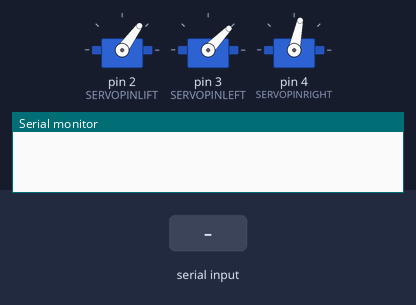
The sketch below on a simulated Arduino Uno, built with avr-gcc and run on an emulated ATmega328P. Parts: 3 × servo, the last lines printed to the serial monitor. Inputs (shaded band) come from the test bench.

Above: at 3.6 s.
3.7 s: "90,45\n" received over Serial
At 4.17 s:
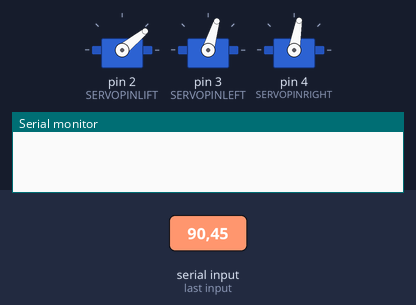
At 5.07 s:
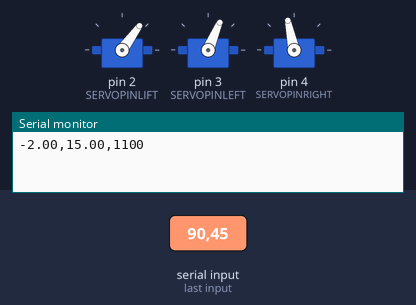
6.7 s: byte 58 (':') received over Serial
9.7 s: byte 101 ('e') received over Serial
At 10.39 s:
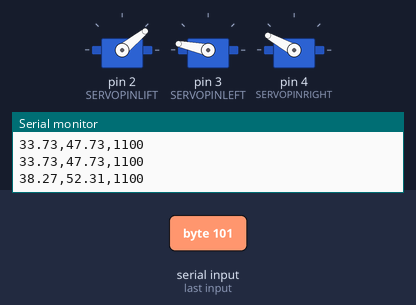
15.7 s: "0\n" received over Serial
18.7 s: "z" received over Serial
At 19.2 s:
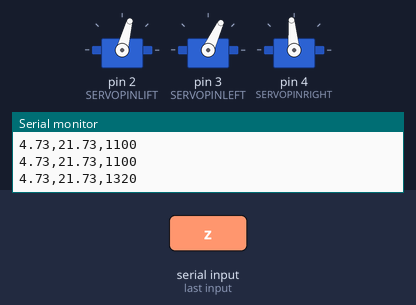
20.4 s: "30,150\n" received over Serial
Timing chart, 0 to 28.5 s (numbered marks = the images above; inputs shaded):
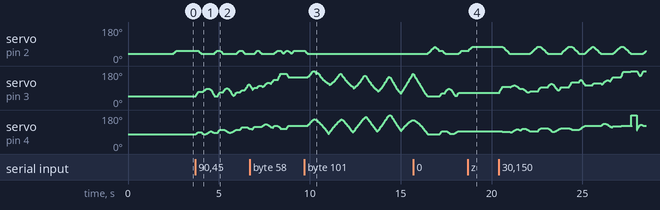

The sketch:

plotclock.ino
```cpp
// Plotclock
// cc - by Johannes Heberlein 2014
// v 1.04
// thingiverse.com/joo   wiki.fablab-nuernberg.de
// units: mm; microseconds; radians
// origin: bottom left of drawing surface
// time library see http://playground.arduino.cc/Code/time
// RTC  library see http://playground.arduino.cc/Code/time
//               or http://www.pjrc.com/teensy/td_libs_DS1307RTC.html


// comment out one of the two following lines
#define CALIBRATION         // enable calibration mode
//#define REALTIMECLOCK     // enable real time clock

// When in calibration mode, adjust the following factor until the servos move exactly 90 degrees
#define SERVOFAKTORLEFT   650
#define SERVOFAKTORRIGHT  680

// Zero-position of left and right servo
// When in calibration mode, adjust the NULL-values so that the servo arms are at all times parallel
// either to the X or Y axis
#define SERVOLEFTNULL   1650
#define SERVORIGHTNULL  500

// some servos operate in reverse direction than others (CW vs CCW)
// if your servos are running in the reverse direction (for example: you get a mirror image on the drawing surface),
// uncomment any of the 2 following lines to fix this.
#define SERVOREVERSELEFT
#define SERVOREVERSERIGHT

// defines the pins where the servo motors are connected
#define SERVOPINLIFT  2
#define SERVOPINLEFT  3
#define SERVOPINRIGHT 4

// lift positions of lifting servo
#define LIFT_DRAWING      950         // on drawing surface
#define LIFT_BETWEEN      1100        // between numbers
#define LIFT_TAKE_SWEEPER 1320        // going towards sweeper

#define DIGITS_SCALE	  0.9
#define DRAWING_HEIGHT  25

// speed of liftimg arm, higher is slower
#define LIFTSPEED 1000

// length of arms
#define L1 35
#define L2 57.1
#define L3 13.2

// origin points of left and right servo
#define O1X 21
#define O1Y -25
#define O2X 48
#define O2Y -25

//
#define PARKX -7
#define PARKY 15
#define ERASEMAXX 60    // erase motion width ?

#include <Time.h> // see http://playground.arduino.cc/Code/time
#include <Servo.h>

#ifdef REALTIMECLOCK
// for instructions on how to hook up a real time clock,
// see here -> http://www.pjrc.com/teensy/td_libs_DS1307RTC.html
// DS1307RTC works with the DS1307, DS1337 and DS3231 real time clock chips.
// Please run the SetTime example to initialize the time on new RTC chips and begin running.

	#include <Wire.h>
	#include <DS1307RTC.h> // see http://playground.arduino.cc/Code/time
#endif

// state variables
int servoLift = 1500;	// current pos of lift servo

Servo servo_lift;
Servo servo_left;
Servo servo_right;

volatile double lastX = 75;
volatile double lastY = PARKY;

volatile int inc = 1;

int last_min = 0;
#ifdef REALTIMECLOCK
void setup_rtc()
{
	//while (!Serial) { ; } // wait for serial port to connect. Needed for Leonardo only

	// Set current time only the first to values, hh,mm are needed
	tmElements_t tm;
	if (RTC.read(tm))
	{
		setTime(tm.Hour,tm.Minute,tm.Second,tm.Day,tm.Month,tm.Year);
		Serial.println("DS1307 time is set OK.");
	}
	else
	{
		if (RTC.chipPresent())
			Serial.println("DS1307 is stopped.  Please run the SetTime example to initialize the time and begin running.");
		else
			Serial.println("DS1307 read error!  Please check the circuitry.");

		// Set current time only the first to values, hh,mm are needed
		setTime(15,05,0,0,0,0);
  }
}
#else
void setup_calibration()
{
	// Set current time only the first to values, hh,mm are needed
	setTime(15,35,0,0,0,0);
}
#endif
void setup()
{
	Serial.begin(9600);
	#ifdef REALTIMECLOCK
		setup_rtc();
	#else
		setup_calibration();
	#endif

	moveTo(PARKX, PARKY);
	lift_drawing();
	servo_lift.attach(SERVOPINLIFT);
	servo_left.attach(SERVOPINLEFT);
	servo_right.attach(SERVOPINRIGHT);
	delay(1000);
}
#ifdef REALTIMECLOCK
int get_tens_digit(int num)
{
	for(int i=0; (i+1)*10 <= num; ++i);
}

int get_units_digit(int tens_digit, int num)
{
	return num - tens_digit*10;
}
void loop_rtc()
{
	int i = 0;
	// wait for minute to change so we can start drawing
	if (last_min != minute())
	{
		int hour1 = get_tens_digit(hour());
		int hour2 = get_units_digit(hour1, hour());
		int minute1 = get_tens_digit(minute());
		int minute2 = get_units_digit(minute1, minute());

		// erase 2x
		lift_take_sweeper();
		erase();
		erase();

		draw_number(5, DRAWING_HEIGHT, hour1, DIGITS_SCALE);
		draw_number(19, DRAWING_HEIGHT, hour2, DIGITS_SCALE);
		draw_colon(28, DRAWING_HEIGHT, DIGITS_SCALE);
		draw_number(34, DRAWING_HEIGHT, minute1, DIGITS_SCALE);
		draw_number(48, DRAWING_HEIGHT, minute2, DIGITS_SCALE);

		lift_between();
		moveTo(PARKX, PARKY);
		last_min = minute();
	}
}
#else
volatile int targetLift = LIFT_BETWEEN;
void loop_calibration()
{
	if (Serial.available() > 0)
	{
		int inByte = Serial.read();
		switch (inByte)
		{
		  case 'w':
			lastY += inc;
		  break;
		  case 'a':
			lastX -= inc;
		  break;
		  case 's':
			lastY -= inc;
		  break;
		  case 'd':
			lastX += inc;
		  break;
		  case 'r':
			lift_drawing();
			lastX = PARKX;
			lastY = PARKY;
		  break;
		  case 'z':
			targetLift = LIFT_TAKE_SWEEPER;
			break;
		  case 'x':
			targetLift = LIFT_BETWEEN;
			break;
		  case 'c':
			targetLift = LIFT_DRAWING;
			break;
      case 'i':
      targetLift += 10;
      break;
      case 'k':
      targetLift -= 10;
      break;
      case ':':
      draw_colon(lastX,lastY,DIGITS_SCALE);
      break;
      case 'e':
      erase();
      break;
		}
		if((inByte >= '0') && (inByte <= '9'))
		{
		  draw_number(lastX, lastY, inByte - '0', 1);
		}

		Serial.print(lastX);
		Serial.print(",");
		Serial.print(lastY);
    Serial.print(",");
    Serial.println(targetLift);
	}

	set_XY(lastX, lastY);
  lift(targetLift);
	delay(10);
	return;

	// Servohorns will have 90° between movements, parallel to x and y axis
  //moveTo(-3, 29.2);
  //delay(500);
  //moveTo(74.1, 28);
  //delay(500);
}
#endif


void loop()
{
#ifdef CALIBRATION
	loop_calibration();
#else
	loop_rtc();
#endif
}

// Writing numeral with bx by being the bottom left originpoint. Scale 1 equals a 20 mm high font.
// The structure follows this principle: move to first startpoint of the numeral, lift down, draw numeral, lift up
void draw_number(float bx, float by, int num, float scale)
{
  switch (num)
  {
  case 0:
    moveTo(bx + 12 * scale, by + 6 * scale);
    lift_drawing();
    bogenGZS(bx + 7 * scale, by + 10 * scale, 10 * scale, -0.8, 6.7, 0.5);
    lift_between();
    break;
  case 1:
    moveTo(bx + 3 * scale, by + 15 * scale);
    lift_drawing();
    moveTo(bx + 10 * scale, by + 20 * scale);
    moveTo(bx + 10 * scale, by + 0 * scale);
    lift_between();
    break;
  case 2:
    moveTo(bx + 2 * scale, by + 12 * scale);
    lift_drawing();
    bogenUZS(bx + 8 * scale, by + 14 * scale, 6 * scale, 3, -0.8, 1);
    moveTo(bx + 1 * scale, by + 0 * scale);
    moveTo(bx + 12 * scale, by + 0 * scale);
    lift_between();
    break;
  case 3:
    moveTo(bx + 2 * scale, by + 17 * scale);
    lift_drawing();
    bogenUZS(bx + 5 * scale, by + 15 * scale, 5 * scale, 3, -2, 1);
    bogenUZS(bx + 5 * scale, by + 5 * scale, 5 * scale, 1.57, -3, 1);
    lift_between();
    break;
  case 4:
    moveTo(bx + 10 * scale, by + 0 * scale);
    lift_drawing();
    moveTo(bx + 10 * scale, by + 20 * scale);
    moveTo(bx + 2 * scale, by + 6 * scale);
    moveTo(bx + 12 * scale, by + 6 * scale);
    lift_between();
    break;
  case 5:
    moveTo(bx + 2 * scale, by + 5 * scale);
    lift_drawing();
    bogenGZS(bx + 5 * scale, by + 6 * scale, 6 * scale, -2.5, 2, 1);
    moveTo(bx + 5 * scale, by + 20 * scale);
    moveTo(bx + 12 * scale, by + 20 * scale);
    lift_between();
    break;
  case 6:
    moveTo(bx + 2 * scale, by + 10 * scale);
    lift_drawing();
    bogenUZS(bx + 7 * scale, by + 6 * scale, 6 * scale, 2, -4.4, 1);
    moveTo(bx + 11 * scale, by + 20 * scale);
    lift_between();
    break;
  case 7:
    moveTo(bx + 2 * scale, by + 20 * scale);
    lift_drawing();
    moveTo(bx + 12 * scale, by + 20 * scale);
    moveTo(bx + 2 * scale, by + 0);
    lift_between();
    break;
  case 8:
    moveTo(bx + 5 * scale, by + 10 * scale);
    lift_drawing();
    bogenUZS(bx + 5 * scale, by + 15 * scale, 5 * scale, 4.7, -1.6, 1);
    bogenGZS(bx + 5 * scale, by + 5 * scale, 5 * scale, -4.7, 2, 1);
    lift_between();
    break;
  case 9:
    moveTo(bx + 9 * scale, by + 11 * scale);
    lift_drawing();
    bogenUZS(bx + 7 * scale, by + 15 * scale, 5 * scale, 4, -0.5, 1);
    moveTo(bx + 5 * scale, by + 0);
    lift_between();
    break;
  }
}

void erase()
{
	  lift_drawing();
    moveTo(70, 46);
    moveTo(ERASEMAXX, 43);

    moveTo(ERASEMAXX, 49);
    moveTo(5, 49);
    moveTo(5, 45);
    moveTo(ERASEMAXX, 45);
    moveTo(ERASEMAXX, 40);

    moveTo(5, 40);
    moveTo(5, 35);
    moveTo(ERASEMAXX, 35);
    moveTo(ERASEMAXX, 30);

    moveTo(5, 30);
    moveTo(5, 25);
    moveTo(ERASEMAXX, 25);
    moveTo(ERASEMAXX, 20);

    moveTo(5, 20);
    moveTo(60, 44);

    moveTo(PARKX, PARKY);
    lift_take_sweeper();
}

void draw_colon(float bx, float by, float scale)
{
	moveTo(bx + 5 * scale, by + 15 * scale);
    lift_drawing();
    bogenGZS(bx + 5 * scale, by + 15 * scale, 0.1 * scale, 1, -1, 1);
    lift_between();
    moveTo(bx + 5 * scale, by + 5 * scale);
    lift_drawing();
    bogenGZS(bx + 5 * scale, by + 5 * scale, 0.1 * scale, 1, -1, 1);
    lift_between();
}

void lift_drawing()
{
	lift(LIFT_DRAWING);
}

void lift_between()
{
	lift(LIFT_BETWEEN);
}

void lift_take_sweeper()
{
	lift(LIFT_TAKE_SWEEPER);
}

void lift(int lift)
{
	int increment;
	if (servoLift > lift)
		increment = -1;
	else
		increment = 1;

	while(servoLift != lift)
	{
		servoLift += increment;
		servo_lift.writeMicroseconds(servoLift);
    delayMicroseconds(LIFTSPEED);
	}
}

void bogenUZS(float bx, float by, float radius, int start, int ende, float sqee) {
  float inkr = -0.05;
  float count = 0;

  do {
    moveTo(sqee * radius * cos(start + count) + bx,
    radius * sin(start + count) + by);
    count += inkr;
  }
  while ((start + count) > ende);

}

void bogenGZS(float bx, float by, float radius, int start, int ende, float sqee) {
  float inkr = 0.05;
  float count = 0;

  do {
    moveTo(sqee * radius * cos(start + count) + bx,
    radius * sin(start + count) + by);
    count += inkr;
  }
  while ((start + count) <= ende);
}

// moves the pen along linear line from (lastX,lastY) to (pX,pY)
void moveTo(double pX, double pY) {
  double dx, dy, c;
  int i;

  // dx dy of new point
  dx = pX - lastX;
  dy = pY - lastY;
  //path lenght in mm, times 4 equals 4 steps per mm
  c = floor(4 * sqrt(dx * dx + dy * dy));

  if (c < 1) c = 1;

  for (i = 0; i <= c; i++) {
    // draw line point by point
    set_XY(lastX + (i * dx / c), lastY + (i * dy / c));

  }

  lastX = pX;
  lastY = pY;
}

double return_angle(double a, double b, double c) {
  // cosine rule for angle between c and a
  return acos((a * a + c * c - b * b) / (2 * a * c));
}

float reverse_servo(float microseconds)
{
  return map(microseconds, 0, 3000, 3000, 0);
}

// moves the pen to the coordinate (Tx,Ty)
void set_XY(double Tx, double Ty)
{
  delay(1);
  double dx, dy, c, a1, a2, Hx, Hy;

  // calculate triangle between pen, servoLeft and arm joint
  // cartesian dx/dy
  dx = Tx - O1X;
  dy = Ty - O1Y;

  // polar length (c) and angle (a1)
  c = sqrt(dx * dx + dy * dy); //
  a1 = atan2(dy, dx); //
  a2 = return_angle(L1, L2, c);

  double left_ms = floor(((a2 + a1 - M_PI) * SERVOFAKTORLEFT) + SERVOLEFTNULL);
#ifdef SERVOREVERSELEFT
  left_ms = reverse_servo(left_ms);
#endif
  servo_left.writeMicroseconds(left_ms);

  // calculate joint arm point for triangle of the right servo arm
  a2 = return_angle(L2, L1, c);
  Hx = Tx + L3 * cos((a1 - a2 + 0.621) + M_PI); //36,5°
  Hy = Ty + L3 * sin((a1 - a2 + 0.621) + M_PI);

  // calculate triangle between pen joint, servoRight and arm joint
  dx = Hx - O2X;
  dy = Hy - O2Y;

  c = sqrt(dx * dx + dy * dy);
  a1 = atan2(dy, dx);
  a2 = return_angle(L1, (L2 - L3), c);

  double right_ms = floor(((a1 - a2) * SERVOFAKTORRIGHT) + SERVORIGHTNULL);
#ifdef SERVOREVERSERIGHT
  right_ms = reverse_servo(right_ms);
#endif
  servo_right.writeMicroseconds(right_ms);
}
```

Measured:
- after the input at 18.7 s, servo on pin 2 (SERVOPINLIFT): 54° → 75° at once
